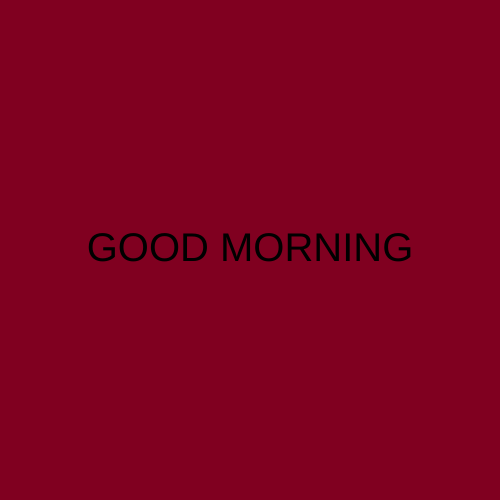
Frame 1 (no input)
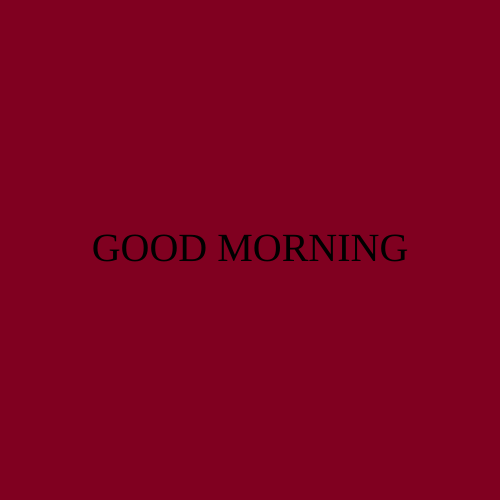
Frame 60 (no input)
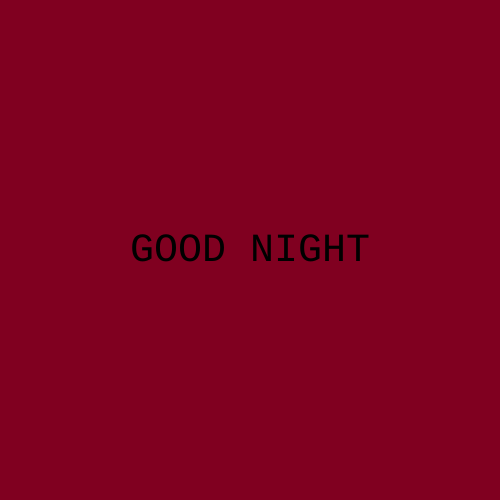
Frame 120 (the mouse pressed at the canvas centre since frame 60)

The p5.js sketch that drew these frames (run headless with seeded random() and noise() and a simulated clock; from frame 60 on, the mouse is pressed at the canvas centre):

// p5.js sketch
// ── sketch.js
let canvasSize = 500;
let currentScene = 0;
let numScenes = 2;

function setup() {
  createCanvas(canvasSize, canvasSize);
  textAlign(CENTER, CENTER);
  textSize(40);
}

function draw() {
  background(128,0,32);

  if (currentScene === 0) {
    drawScene0();
  } else if (currentScene === 1) {
    drawScene1();
  }
}

function mousePressed() {
  currentScene++;

  if (currentScene >= numScenes) {
    currentScene = 0;
  }
}

function drawScene0() {
  text("GOOD MORNING", 250, 250);
  textFont("Times New Roman")
}

function drawScene1() {
  text("GOOD NIGHT", 250, 250);
  textFont("Courier New")
}
